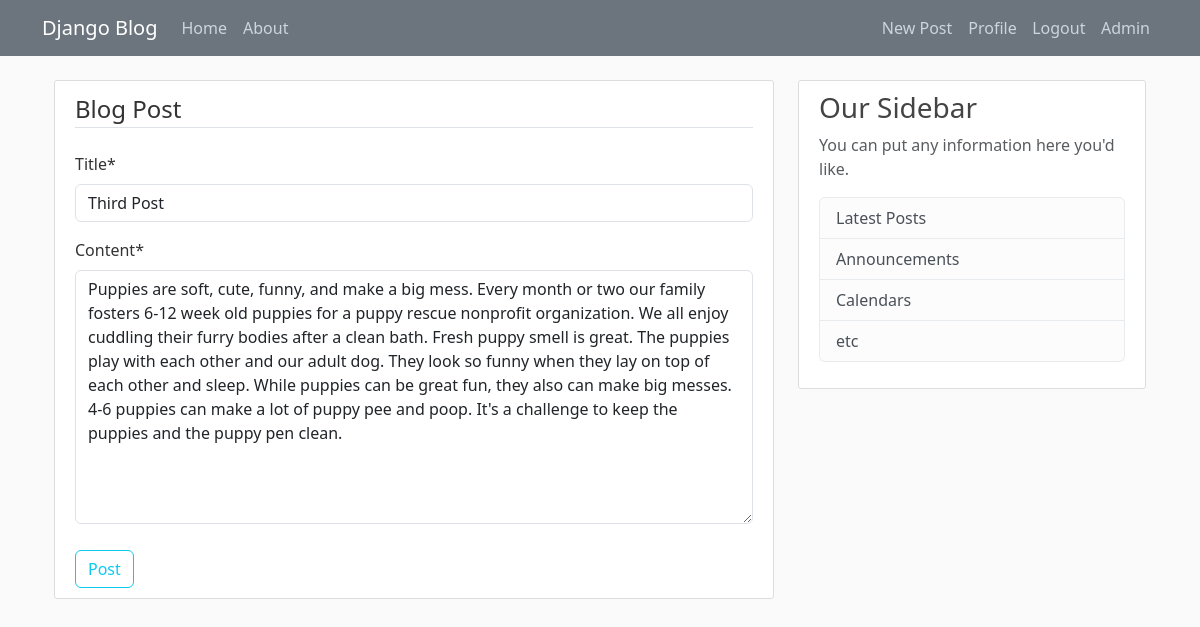
Screenshot of /post/3/update/ (signed in) with the database file from the repository.
### MyBlog/models.py (models this page shows, shortened)
class Post(models.Model):
    author = models.ForeignKey(User, on_delete=models.CASCADE)
    title = models.CharField(max_length=100)
    content = models.TextField()
    date_posted = models.DateTimeField(default=timezone.now)

### MyBlog/views.py (the view, shortened to what this page needs)
# urls.py: path('post/<int:pk>/update/', PostUpdateView.as_view(), name='post_update'),
class PostUpdateView(LoginRequiredMixin,UserPassesTestMixin, UpdateView):
    model = Post
    fields = ['title', 'content']
    def test_func(self):
        post = self.get_object()
        if self.request.user == post.author:
            return True
        return False

### MyBlog/Templates/MyBlog/post_form.html (shortened to what this page needs)
{% extends 'Blog/base.html' %}
{% load crispy_forms_filters %}
{% load crispy_forms_tags  %}
{% block content %}
<div class="content-section">
<form  method="post">
    <fieldset class="form-group">
        <legend class="border-bottom mb-4">Blog Post</legend>
        {{ form|crispy }}
    </fieldset>
    <div class="form-group" style="padding-top: 10px">
        <button type="submit" class="btn btn-outline-info">Post</button>
    </div>
</form>
</div>
{% endblock content %}

### MyBlog/static/blog/main.css (style rules this page uses)
body { background: #fafafa; color: #333333; margin-top: 5rem; }
.content-section { background: #ffffff; padding: 10px 20px; border: 1px solid #dddddd; border-radius: 3px; margin-bottom: 20px; }

### rows the page displays
Post: title "Third Post", content "Puppies are soft, cute, funny, and make a big mess. Every month or two our family fosters 6-12 week old puppies for a puppy rescue nonprofit organization. We all enjoy cuddling their furry bodies after a clean bath. Fresh puppy smell is great. The puppies play with each other and our adult dog. They look so funny when they lay on top of each other and sleep. While puppies can be great fun, they also can make big messes. 4-6 puppies can make a lot of puppy pee and poop. It's a challenge to keep the puppies and the puppy pen clean."
